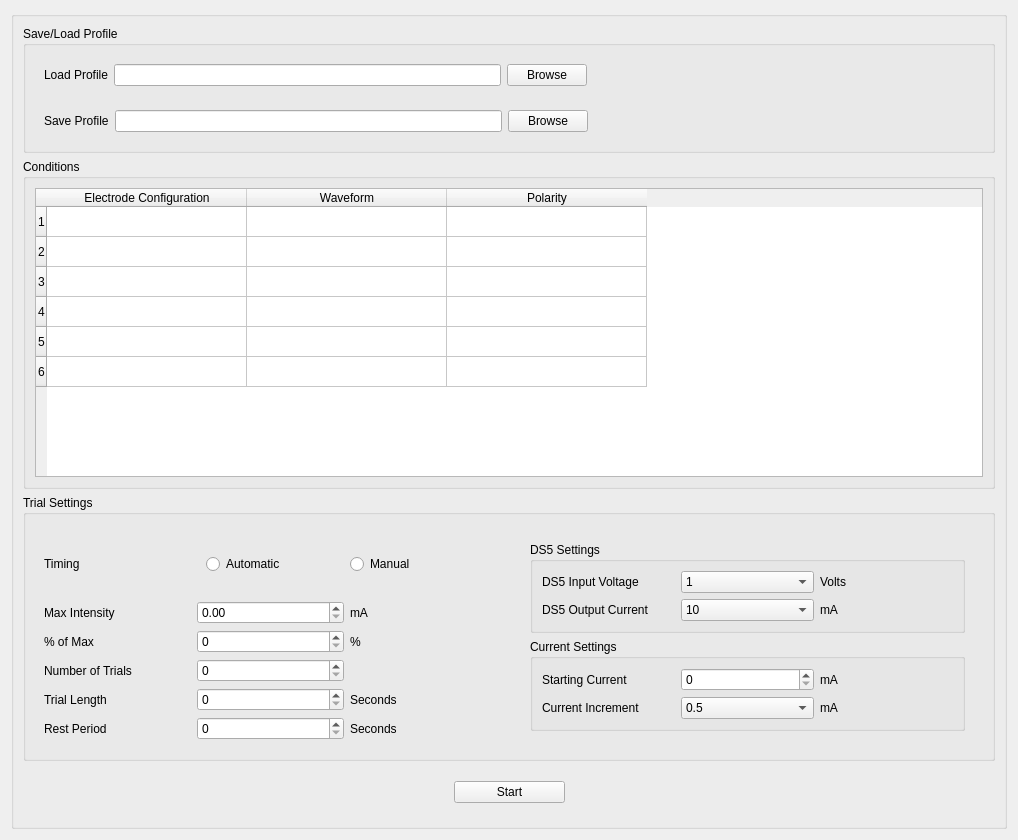
             <widget class="QWidget" name="scrollAreaWidgetContents_3">
              <property name="geometry">
               <rect>
                <x>0</x>
                <y>-338</y>
                <width>1018</width>
                <height>840</height>
               </rect>
              </property>
              <layout class="QGridLayout" name="gridLayout_92">
               <item row="0" column="0">
                <widget class="QGroupBox" name="trial_window">
                 <property name="title">
                  <string/>
                 </property>
                 <layout class="QGridLayout" name="gridLayout_68">
                  <item row="0" column="0">
                   <widget class="QGroupBox" name="load_save_groupBox">
                    <property name="title">
                     <string>Save/Load Profile</string>
                    </property>
                    <layout class="QGridLayout" name="gridLayout_69">
                     <item row="0" column="0">
                      <widget class="QWidget" name="load_widget" native="true">
                       <layout class="QGridLayout" name="gridLayout_70">
                        <item row="1" column="0">
                         <widget class="QLabel" name="label_17">
                          <property name="text">
                           <string>Load Profile</string>
                          </property>
                         </widget>
                        </item>
                        <item row="1" column="3">
                         <spacer name="horizontalSpacer_5">
                          <property name="orientation">
                           <enum>Qt::Orientation::Horizontal</enum>
                          </property>
                          <property name="sizeHint" stdset="0">
                           <size>
                            <width>40</width>
                            <height>20</height>
                           </size>
                          </property>
                         </spacer>
                        </item>
                        <item row="1" column="1">
                         <widget class="QLineEdit" name="lineEdit"/>
                        </item>
                        <item row="1" column="2">
                         <widget class="QPushButton" name="pushButton_5">
                          <property name="text">
                           <string>Browse</string>
                          </property>
                         </widget>
                        </item>
                       </layout>
                      </widget>
                     </item>
                     <item row="1" column="0">
                      <widget class="QWidget" name="save_widget" native="true">
                       <layout class="QGridLayout" name="gridLayout_71">
                        <item row="1" column="0">
                         <widget class="QLabel" name="label_18">
                          <property name="text">
                           <string>Save Profile</string>
                          </property>
                         </widget>
                        </item>
                        <item row="1" column="3">
                         <spacer name="horizontalSpacer_7">
                          <property name="orientation">
                           <enum>Qt::Orientation::Horizontal</enum>
                          </property>
                          <property name="sizeHint" stdset="0">
                           <size>
                            <width>40</width>
                            <height>20</height>
                           </size>
                          </property>
                         </spacer>
                        </item>
                        <item row="1" column="1">
                         <widget class="QLineEdit" name="lineEdit_2"/>
                        </item>
                        <item row="1" column="2">
                         <widget class="QPushButton" name="pushButton_6">
                          <property name="text">
                           <string>Browse</string>
                          </property>
                         </widget>
                        </item>
                       </layout>
                      </widget>
                     </item>
                    </layout>
                   </widget>
                  </item>
                  <item row="2" column="0">
                   <widget class="QGroupBox" name="trial_settings">
                    <property name="title">
                     <string>Trial Settings</string>
                    </property>
                    <layout class="QGridLayout" name="gridLayout_73">
                     <item row="0" column="0">
                      <widget class="QWidget" name="left_column" native="true">
                       <layout class="QGridLayout" name="gridLayout_74">
                        <item row="6" column="2">
                         <widget class="QSpinBox" name="spinBox_4"/>
                        </item>
                        <item row="0" column="1">
                         <widget class="QLabel" name="label_78">
                          <property name="text">
                           <string>Timing</string>
                          </property>
                         </widget>
                        </item>
                        <item row="5" column="3">
                         <widget class="QLabel" name="label_73">
                          <property name="text">
                           <string>Seconds</string>
                          </property>
                         </widget>
                        </item>
                        <item row="3" column="2">
                         <widget class="QSpinBox" name="spinBox_2"/>
                        </item>
                        <item row="5" column="2">
                         <widget class="QSpinBox" name="spinBox_3"/>
                        </item>
                        <item row="1" column="1">
                         <widget class="QLabel" name="label_20">
                          <property name="text">
                           <string>Max Intensity</string>
                          </property>
                         </widget>
                        </item>
                        <item row="1" column="2">
                         <widget class="QDoubleSpinBox" name="doubleSpinBox_17"/>
                        </item>
                        <item row="3" column="3">
                         <widget class="QLabel" name="label_56">
                          <property name="text">
                           <string/>
                          </property>
                         </widget>
                        </item>
                        <item row="1" column="3">
                         <widget class="QLabel" name="label_51">
                          <property name="text">
                           <string>mA</string>
                          </property>
                         </widget>
                        </item>
                        <item row="3" column="1">
                         <widget class="QLabel" name="label_19">
                          <property name="text">
                           <string>Number of Trials</string>
                          </property>
                         </widget>
                        </item>
                        <item row="6" column="3">
                         <widget class="QLabel" name="label_75">
                          <property name="text">
                           <string>Seconds</string>
                          </property>
                         </widget>
                        </item>
                        <item row="6" column="1">
                         <widget class="QLabel" name="label_74">
                          <property name="text">
                           <string>Rest Period</string>
                          </property>
                         </widget>
                        </item>
                        <item row="0" column="2" colspan="2">
                         <widget class="QWidget" name="manual_auto" native="true">
                          <layout class="QGridLayout" name="gridLayout_91">
                           <item row="0" column="1">
                            <widget class="QRadioButton" name="radioButton_7">
                             <property name="text">
                              <string>Automatic</string>
                             </property>
                            </widget>
                           </item>
                           <item row="0" column="2">
                            <widget class="QRadioButton" name="radioButton_3">
                             <property name="text">
                              <string>Manual</string>
                             </property>
                            </widget>
                           </item>
                          </layout>
                         </widget>
                        </item>
                        <item row="5" column="1">
                         <widget class="QLabel" name="label_72">
                          <property name="text">
                           <string>Trial Length</string>
                          </property>
                         </widget>
                        </item>
                        <item row="2" column="1">
                         <widget class="QLabel" name="label_76">
                          <property name="text">
                           <string>% of Max</string>
                          </property>
                         </widget>
                        </item>
                        <item row="2" column="2">
                         <widget class="QSpinBox" name="spinBox_5"/>
                        </item>
                        <item row="2" column="3">
                         <widget class="QLabel" name="label_77">
                          <property name="text">
                           <string>%</string>
                          </property>
                         </widget>
                        </item>
                       </layout>
                      </widget>
                     </item>
                     <item row="0" column="1">
                      <widget class="QWidget" name="right_column" native="true">
                       <layout class="QGridLayout" name="gridLayout_89">
                        <item row="2" column="0" colspan="3">
                         <widget class="QWidget" name="ds5_settings_trial" native="true">
                          <layout class="QGridLayout" name="gridLayout_100">
                           <item row="0" column="0">
                            <widget class="QGroupBox" name="groupBox_29">
                             <property name="title">
                              <string>DS5 Settings</string>
                             </property>
                             <layout class="QGridLayout" name="gridLayout_99">
                              <item row="0" column="0">
                               <widget class="QLabel" name="label_179">
                                <property name="text">
                                 <string>DS5 Input Voltage</string>
                                </property>
                               </widget>
                              </item>
                              <item row="0" column="1">
                               <widget class="QComboBox" name="ds5_trial_input">
                                <item>
                                 <property name="text">
                                  <string>1</string>
                                 </property>
                                </item>
                                <item>
                                 <property name="text">
                                  <string>2.5</string>
                                 </property>
                                </item>
                                <item>
                                 <property name="text">
                                  <string>5</string>
                                 </property>
                                </item>
                                <item>
                                 <property name="text">
                                  <string>10</string>
                                 </property>
                                </item>
                               </widget>
                              </item>
                              <item row="0" column="2">
                               <widget class="QLabel" name="label_181">
                                <property name="text">
                                 <string>Volts</string>
                                </property>
                               </widget>
                              </item>
                              <item row="2" column="0">
                               <widget class="QLabel" name="label_182">
                                <property name="text">
                                 <string>DS5 Output Current</string>
                                </property>
                               </widget>
                              </item>
                              <item row="2" column="2">
                               <widget class="QLabel" name="label_184">
                                <property name="text">
                                 <string>mA</string>
                                </property>
                               </widget>
                              </item>
                              <item row="2" column="1">
                               <widget class="QComboBox" name="ds5_trial_output">
                                <item>
                                 <property name="text">
                                  <string>10</string>
                                 </property>
                                </item>
                                <item>
                                 <property name="text">
                                  <string>25</string>
                                 </property>
                                </item>
                                <item>
                                 <property name="text">
                                  <string>50</string>
                                 </property>
                                </item>
                               </widget>
                              </item>
                             </layout>
                            </widget>
                           </item>
                           <item row="1" column="0">
                            <widget class="QGroupBox" name="groupBox_10">
                             <property name="title">
                              <string>Current Settings</string>
                             </property>
                             <layout class="QGridLayout" name="gridLayout_105">
                              <item row="0" column="0">
                               <widget class="QLabel" name="label_180">
                                <property name="text">
                                 <string>Starting Current</string>
                                </property>
                               </widget>
                              </item>
                              <item row="1" column="0">
                               <widget class="QLabel" name="label_80">
                                <property name="text">
                                 <string>Current Increment</string>
                                </property>
                               </widget>
                              </item>
                              <item row="0" column="1">
                               <widget class="QSpinBox" name="trial_starting_current"/>
                              </item>
                              <item row="0" column="2">
                               <widget class="QLabel" name="label_183">
                                <property name="text">
                                 <string>mA</string>
                                </property>
                               </widget>
                              </item>
                              <item row="1" column="1">
                               <widget class="QComboBox" name="comboBox">
                                <item>
                                 <property name="text">
                                  <string>0.5</string>
                                 </property>
                                </item>
                                <item>
                                 <property name="text">
                                  <string>1</string>
                                 </property>
                                </item>
                                <item>
                                 <property name="text">
                                  <string>2</string>
                                 </property>
                                </item>
                                <item>
                                 <property name="text">
                                  <string>2.5</string>
                                 </property>
                                </item>
                                <item>
                                 <property name="text">
                                  <string>3</string>
                                 </property>
                                </item>
                                <item>
                                 <property name="text">
                                  <string>4</string>
                                 </property>
                                </item>
                                <item>
                                 <property name="text">
                                  <string>5</string>
                                 </property>
                                </item>
                               </widget>
                              </item>
                              <item row="1" column="2">
                               <widget class="QLabel" name="label_81">
                                <property name="text">
                                 <string>mA</string>
                                </property>
                               </widget>
                              </item>
                             </layout>
                            </widget>
                           </item>
                          </layout>
                         </widget>
                        </item>
                       </layout>
                      </widget>
                     </item>
                    </layout>
                   </widget>
                  </item>
                  <item row="1" column="0">
                   <widget class="QGroupBox" name="groupBox_4">
                    <property name="minimumSize">
                     <size>
                      <width>0</width>
                      <height>300</height>
                     </size>
                    </property>
                    <property name="title">
                     <string>Conditions</string>
                    </property>
                    <layout class="QGridLayout" name="gridLayout_72">
                     <item row="0" column="0">
                      <widget class="QTableWidget" name="tableWidget">
                       <property name="rowCount">
                        <number>6</number>
                       </property>
                       <attribute name="horizontalHeaderCascadingSectionResizes">
                        <bool>true</bool>
                       </attribute>
                       <attribute name="horizontalHeaderMinimumSectionSize">
                        <number>100</number>
                       </attribute>
                       <attribute name="horizontalHeaderDefaultSectionSize">
                        <number>200</number>
                       </attribute>
                       <attribute name="horizontalHeaderStretchLastSection">
                        <bool>false</bool>
                       </attribute>
                       <attribute name="verticalHeaderVisible">
                        <bool>true</bool>
                       </attribute>
                       <attribute name="verticalHeaderCascadingSectionResizes">
                        <bool>true</bool>
                       </attribute>
                       <attribute name="verticalHeaderMinimumSectionSize">
                        <number>10</number>
                       </attribute>
                       <attribute name="verticalHeaderDefaultSectionSize">
                        <number>30</number>
                       </attribute>
                       <row/>
                       <row/>
                       <row/>
                       <row/>
                       <row/>
                       <row/>
                       <column>
                        <property name="text">
                         <string>Electrode Configuration</string>
                        </property>
                       </column>
                       <column>
                        <property name="text">
                         <string>Waveform</string>
                        </property>
                       </column>
                       <column>
                        <property name="text">
                         <string>Polarity</string>
                        </property>
                       </column>
                      </widget>
                     </item>
                    </layout>
                   </widget>
                  </item>
                  <item row="3" column="0">
                   <widget class="QWidget" name="widget_30" native="true">
                    <property name="minimumSize">
                     <size>
                      <width>0</width>
                      <height>50</height>
                     </size>
                    </property>
                    <layout class="QGridLayout" name="gridLayout_90">
                     <item row="0" column="1">
                      <widget class="QPushButton" name="pushButton_7">
                       <property name="minimumSize">
                        <size>
                         <width>111</width>
                         <height>0</height>
                        </size>
                       </property>
                       <property name="text">
                        <string>Start</string>
                       </property>
                      </widget>
                     </item>
                     <item row="0" column="0">
                      <spacer name="horizontalSpacer_8">
                       <property name="orientation">
                        <enum>Qt::Orientation::Horizontal</enum>
                       </property>
                       <property name="sizeHint" stdset="0">
                        <size>
                         <width>40</width>
                         <height>20</height>
                        </size>
                       </property>
                      </spacer>
                     </item>
                     <item row="0" column="2">
                      <spacer name="horizontalSpacer_9">
                       <property name="orientation">
                        <enum>Qt::Orientation::Horizontal</enum>
                       </property>
                       <property name="sizeHint" stdset="0">
                        <size>
                         <width>40</width>
                         <height>20</height>
                        </size>
                       </property>
                      </spacer>
                     </item>
                    </layout>
                   </widget>
                  </item>
                 </layout>
                </widget>
               </item>
              </layout>
             </widget>
